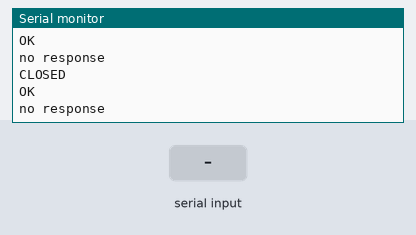
A sketch run on a simulated Arduino Uno, built with avr-gcc and run on an emulated ATmega328P. Shown: the last lines printed to the serial monitor. The inputs (shaded band) are chosen by the test bench. The modem accepts every AT command (registered, SIM ready, sends succeed) and sends nothing else.

Above: at 5.2 s.
5.3 s: "=" received over the second serial link
At 5.8 s:
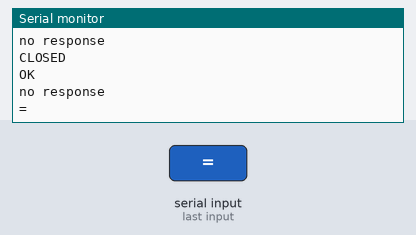
6.8 s: "1" received over the second serial link
At 6.93 s:
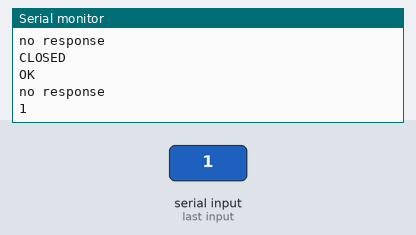

Measured:
- after the input at 5.3 s, the serial monitor: prints a new line at once (image 1)
- after the input at 6.8 s, the serial monitor: prints a new line at once (image 2)

The sketch:

GPRS-2.ino
```cpp
// Use Wemos as a link to the GSM radio, mySerial.
// Code uses ~ to send a <CTRL><Z>.
// Passive code.

#include <SoftwareSerial.h>

SoftwareSerial mySerial(2, 0); // RX, TX

const char* host = "mbrace.xyz";
const int byte_number = 6;  // # of bytes per sesnor array reading
const int sensor_group_readings = 10;  // # of readings we will group together before writing to sd card'

byte c;
int web_call_progress = 0;
long last_reading_time = 0;
byte sensor_payload[byte_number*sensor_group_readings+8];  // 8 bytes for !! + millis + $$
byte output_payload[(byte_number*sensor_group_readings+8)*4/3];  // encoded string with time stamp !!$$
unsigned long quiet_start_time;
unsigned long current_time;

volatile int payload_length = 0;
volatile bool interrupted = false;

void send_payload(byte *payload, int payload_size);
int base64_encode(char *output, char *input, int inputLen);

void setup() {
  Serial.begin(115200);
  Serial.println("Goodnight moon!");
  mySerial.begin(115200);

  digitalWrite(2, HIGH);  // mySerialA_ON()
  delay(2000);//
  digitalWrite(2, LOW);
  delay(2000);

  gprs_setup();
}

void loop() {
  if (millis() - last_reading_time < 0){      // Account for when milllis() turns over.....
    last_reading_time = 0;
  }

  serial_passthrough();  // Pass serial data between wemos and gprs

  if (payload_length == byte_number*sensor_group_readings+8) {
    base64_encode((char*)output_payload, (char*)sensor_payload, payload_length);
    send_payload(output_payload);
    payload_length = 0;
  }

  if(payload_length == 0){
    unsigned long current_time = millis();
    sensor_payload[0] = '@';
    sensor_payload[1] = '@';
    sensor_payload[2] = (current_time >> 24) & 0xFF;
    sensor_payload[3] = (current_time >> 16) & 0xFF;
    sensor_payload[4] = (current_time >> 8) & 0xFF;
    sensor_payload[5] = current_time & 0xFF;
    sensor_payload[6] = '#';
    sensor_payload[7] = '#';
    payload_length = 8;
  }
  if (millis() - last_reading_time > 100){
    for (int i = 0; i < byte_number; i++) {
      sensor_payload[payload_length] = i;
      payload_length++;
    }
    last_reading_time = millis();
  }
}

void serial_passthrough(){
  if (mySerial.available()){
    Serial.write(mySerial.read());
  }
  if (Serial.available()){
    c = Serial.read();
    if(c == 0x7e){
      mySerial.write(0x1a);
    } else {
      mySerial.write(c);
    }
  }
}

void send_payload(byte *payload) {
  byte request_string[10000];
  String start_string = String("GET /gprs/?name=gprs_device&data=");  // "POST http(s)://host:port/api/v1/0AaRkVNSDhBSdSC56AnS/telemetry"
  String middle_string = String((char*)payload);
  middle_string.replace("+", "%2B"); // Php can not send a +, it has to be replaced by %2B (Major bug)
  String end_string   = String(" HTTP/1.1\r\nHost: ") + host + "\r\n\r\n";
  gprs_http_send(start_string + middle_string + end_string);
}

void gprs_setup(){
  mySerial.println("AT+CGSOCKCONT=1,\"IP\",\"wap.cingular\"");
  wait_for_serial_response();

  mySerial.println("AT+CSOCKSETPN=1");
  wait_for_serial_response();

  mySerial.println("AT+NETOPEN");
  wait_for_serial_response();

  mySerial.println("AT+IPADDR");
  wait_for_serial_response();
}

void gprs_http_send(String http_string){
  mySerial.println("AT+CIPOPEN=0,\"TCP\",\"mbrace.xyz\",80");
  wait_for_serial_response();

  mySerial.print("AT+CIPSEND=0,");
  mySerial.println(http_string.length());
  wait_for_serial_response();

  mySerial.write(http_string.c_str());
  delay(50);
  mySerial.write(0x1a);
  wait_for_serial_response();

  mySerial.println("AT+CIPCLOSE=0");
  wait_for_serial_response();
}

void wait_for_serial_response(){
  read_response:
  while(!mySerial.available()){}
  while(mySerial.available()){
    Serial.write(mySerial.read());
  }
//  delay(1000);
  quiet_start_time = millis();
  quiet_time:
  current_time = millis();
  if(current_time - quiet_start_time > 1000){
    goto no_response;
  }
  if(mySerial.available()){
    goto read_response;
  }
  no_response:
  Serial.println("no response");
}


// Base64 Encoding and Decoding.......
const char b64_alphabet[] = "ABCDEFGHIJKLMNOPQRSTUVWXYZ"
                            "abcdefghijklmnopqrstuvwxyz"
                            "0123456789+/";

/* 'Private' declarations */
inline void a3_to_a4(unsigned char * a4, unsigned char * a3);
inline void a4_to_a3(unsigned char * a3, unsigned char * a4);
inline unsigned char b64_lookup(char c);

int base64_encode(char *output, char *input, int inputLen) {
  int i = 0, j = 0;
  int encLen = 0;
  unsigned char a3[3];
  unsigned char a4[4];

  while(inputLen--) {
    a3[i++] = *(input++);
    if(i == 3) {
      a3_to_a4(a4, a3);

      for(i = 0; i < 4; i++) {
        output[encLen++] = b64_alphabet[a4[i]];
      }
      i = 0;
    }
  }

  if(i) {
    for(j = i; j < 3; j++) {
      a3[j] = '\0';
    }

    a3_to_a4(a4, a3);

    for(j = 0; j < i + 1; j++) {
      output[encLen++] = b64_alphabet[a4[j]];
    }

    while((i++ < 3)) {
      output[encLen++] = '=';
    }
  }
  output[encLen] = '\0';
  return encLen;
}

int base64_decode(char *output, char *input, int inputLen) {
  int i = 0, j = 0;
  int decLen = 0;
  unsigned char a3[3];
  unsigned char a4[4];


  while (inputLen--) {
    if(*input == '=') {
      break;
    }

    a4[i++] = *(input++);
    if (i == 4) {
      for (i = 0; i <4; i++) {
        a4[i] = b64_lookup(a4[i]);
      }

      a4_to_a3(a3,a4);

      for (i = 0; i < 3; i++) {
        output[decLen++] = a3[i];
      }
      i = 0;
    }
  }

  if (i) {
    for (j = i; j < 4; j++) {
      a4[j] = '\0';
    }

    for (j = 0; j <4; j++) {
      a4[j] = b64_lookup(a4[j]);
    }

    a4_to_a3(a3,a4);

    for (j = 0; j < i - 1; j++) {
      output[decLen++] = a3[j];
    }
  }
  output[decLen] = '\0';
  return decLen;
}

int base64_enc_len(int plainLen) {
  int n = plainLen;
  return (n + 2 - ((n + 2) % 3)) / 3 * 4;
}

int base64_dec_len(char * input, int inputLen) {
  int i = 0;
  int numEq = 0;
  for(i = inputLen - 1; input[i] == '='; i--) {
    numEq++;
  }

  return ((6 * inputLen) / 8) - numEq;
}

inline void a3_to_a4(unsigned char * a4, unsigned char * a3) {
  a4[0] = (a3[0] & 0xfc) >> 2;
  a4[1] = ((a3[0] & 0x03) << 4) + ((a3[1] & 0xf0) >> 4);
  a4[2] = ((a3[1] & 0x0f) << 2) + ((a3[2] & 0xc0) >> 6);
  a4[3] = (a3[2] & 0x3f);
}

inline void a4_to_a3(unsigned char * a3, unsigned char * a4) {
  a3[0] = (a4[0] << 2) + ((a4[1] & 0x30) >> 4);
  a3[1] = ((a4[1] & 0xf) << 4) + ((a4[2] & 0x3c) >> 2);
  a3[2] = ((a4[2] & 0x3) << 6) + a4[3];
}

inline unsigned char b64_lookup(char c) {
  int i;
  for(i = 0; i < 64; i++) {
    if(b64_alphabet[i] == c) {
      return i;
    }
  }
  return -1;
}
```
